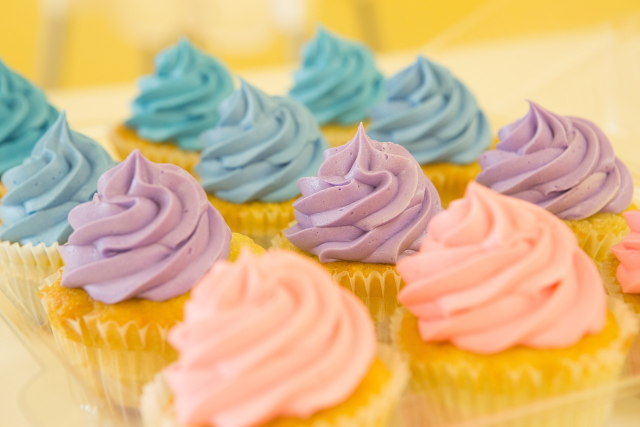
#> input picture Python/Photo_to_Picture/cake.jpg, 1280 x 853 px (shown at 1/2 size)
$ python main24-2.py
#> lines starting #> are read from the running program, lines starting #| are printed output that depends on the picture
import numpy as np
import cv2

ff=np.fromfile(r'Practice\Photo_to_Picture\cake.jpg', np.uint8 )
img =cv2.imdecode(ff, cv2.IMREAD_UNCHANGED)
#> img is the input picture: shape (853, 1280, 3); mean B, G, R 136, 183.4, 216.2
img =cv2.resize(img, dsize=(0,0), fx=0.7,fy=0.7, interpolation=cv2.INTER_LINEAR)
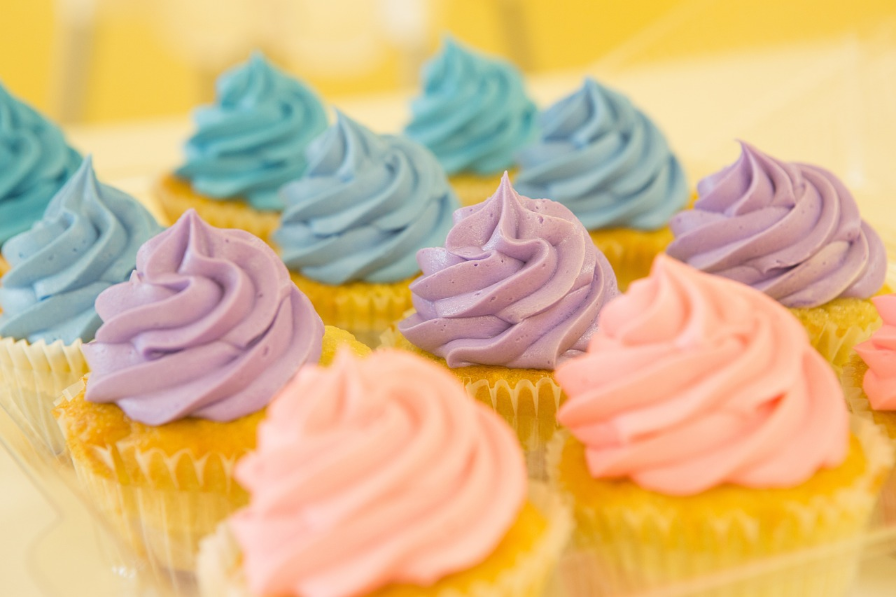
#> img: shape (597, 896, 3); mean B, G, R 135.9, 183.3, 216.1

def onChange(pos):
    pass

cv2.namedWindow("Trackbar Windows")
cv2.createTrackbar("sigma_s","Trackbar Windows",0,200,onChange)
cv2.createTrackbar("sigma_r","Trackbar Windows",0,100,onChange)

cv2.setTrackbarPos("sigma_s","Trackbar Windows",100)
cv2.setTrackbarPos("sigma_r","Trackbar Windows",10)

while True:

    if cv2.waitKey(100)==ord('q'):
#> (key q is pressed here)
        break

    sigma_s_value = cv2.getTrackbarPos("sigma_s", "Trackbar Windows")
    sigma_r_value = cv2.getTrackbarPos("sigma_r", "Trackbar Windows")/100.0

    print("sigma_s_value:", sigma_s_value)
    print("sigma_r_value:", sigma_r_value)

    cartoon_img =cv2.stylization(img, sigma_s=sigma_s_value, sigma_r=sigma_r_value)

    cv2.imshow("Trackbar Windows",cartoon_img)

cv2.destroyAllWindows()
